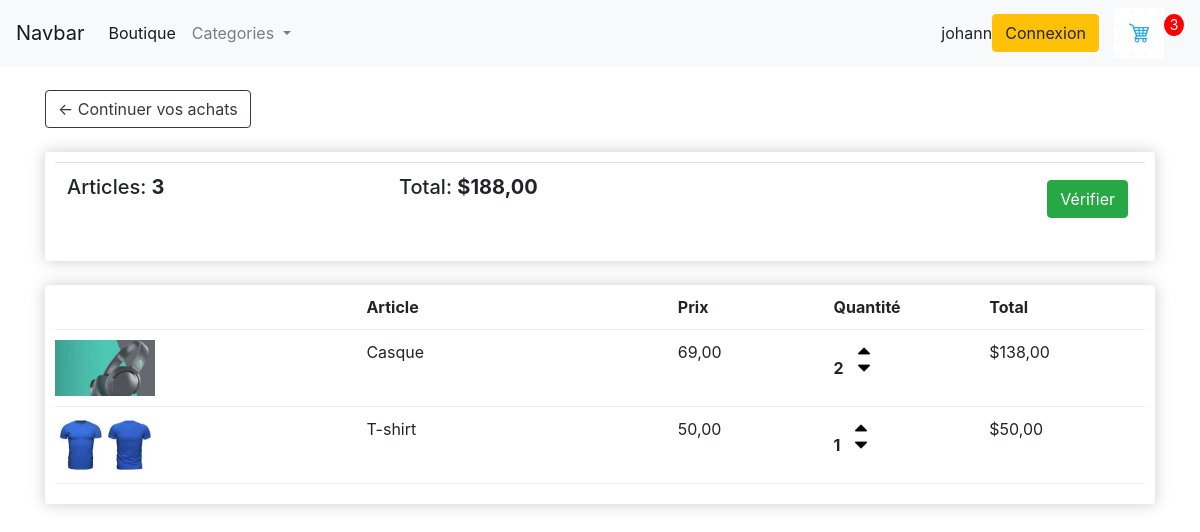
The app's page /panier/ (signed in) with its own data.
### shop/models.py (models this page shows, shortened)
class Commande(models.Model):
    client = models.ForeignKey(Client, on_delete=models.SET_NULL, blank=True, null=True)
    date_commande = models.DateTimeField(auto_now_add=True)
    complete = models.BooleanField(default=False, null=True, blank=True)
    transaction_id = models.CharField(max_length=200, null=True, blank=True)
    status = models.CharField(max_length=200, null=True, blank=True)
    total_trans = models.DecimalField(
        max_digits=10, decimal_places=2, null=True, blank=True
    )
    @property
    def get_panier_total(self):
        arcticles = self.commandearticle_set.all()
        total = sum(arcticle.get_total for arcticle in arcticles)
        return total
    @property
    def get_panier_article(self):
        articles = self.commandearticle_set.all()
        quantite_total = sum(article.quantite for article in articles)
        return quantite_total

class CommandeArticle(models.Model):
    produit = models.ForeignKey(
        Produit, on_delete=models.SET_NULL, blank=True, null=True
    )
    commande = models.ForeignKey(
        Commande, on_delete=models.SET_NULL, blank=True, null=True
    )
    quantite = models.IntegerField(default=0, null=True, blank=True)
    date_added = models.DateTimeField(auto_now_add=True)
    @property
    def get_total(self):
        total = self.produit.price * self.quantite
        return total

class Produit(models.Model):
    categorie = models.ForeignKey(
        Category, on_delete=models.SET_NULL, blank=True, null=True
    )
    name = models.CharField(max_length=100, null=True)
    price = models.DecimalField(decimal_places=2, max_digits=10)
    digital = models.BooleanField(default=False, null=True, blank=True)
    image = models.ImageField(upload_to="shop", null=True, blank=True)
    date_ajout = models.DateTimeField(auto_now=True)
    class Meta:
        ordering = ["-date_ajout"]
    @property
    def imageUrl(self):
        try:
            url = self.image.url
        except:
            url = ""
        return url

### shop/views.py (the view)
# urls.py: path("panier/", views.panier, name="panier"),
def panier(request, *args, **kwargs):
    if request.user.is_authenticated:
        client = request.user.client
        commande, created = Commande.objects.get_or_create(
            client=client, complete=False
        )
        arcticles = commande.commandearticle_set.all()
        nombre_arcticle = commande.get_panier_article
    else:
        arcticles = []
        commande = {"get_panier_total": 0, "get_panier_article": 0}
        nombre_arcticle = commande["get_panier_article"]
    context = {
        "arcticles": arcticles,
        "commande": commande,
        "nombre_arcticle": nombre_arcticle,
    }
    return render(request, "shop/panier.html", context)

### templates/shop/panier.html
{% extends "base.html" %}
{% load static %}
{% block content %}
<br>
<div class="row">
      <div class="col-lg-12">
            <a class="btn btn-outline-dark" href="{% url 'shop:shop' %}">&#x2190; Continuer vos achats</a>
            <br><br>
            <div class="box-element">
                  <table class="table">
                        <tr>
                              <th>
                                    <h5>Articles: <strong>{{commande.get_panier_article}}</strong></h5>
                              </th>
                              <th>
                                    <h5>Total: <strong>${{commande.get_panier_total}}</strong></h5>
                              </th>
                              <th>
                                    <a style="float: right; margin:5px" href="{% url 'shop:commande' %}"
                                          class="btn btn-success">
                                          Vérifier</a>
                              </th>
                        </tr>
                  </table>
            </div>
            <br>
            <div class="box-element">
                  <div class="panier-row">
                        <div style="flex:2"></div>
                        <div style="flex:2"><strong>Article</strong></div>
                        <div style="flex:1"><strong>Prix</strong></div>
                        <div style="flex:1"><strong>Quantité</strong></div>
                        <div style="flex:1"><strong>Total</strong></div>
                  </div>
            {% for arcticle in arcticles %}
                  <div class="panier-row">
                        <div style="flex:2"><img class="row-image" src="{{ arcticle.produit.imageUrl }}" alt="">
                        </div>
                        <div style="flex:2">{{ arcticle.produit.name }}</div>
                        <div style="flex:1">{{ arcticle.produit.price }}</div>
                        <div style="flex:1">
                              <p class="quantite">{{ arcticle.quantite }}</p>
                              <div class="quantite">
                                    <img class="chg-quantite update-panier" data-produit = {{arcticle.produit.pk}} data-action="add" src="{% static 'images/utils/arrow-up.png' %}" alt="">
                                    <img class="chg-quantite update-panier" data-produit = {{arcticle.produit.pk}} data-action="remove" src="{% static 'images/utils/arrow-down.png' %}" alt="">
                              </div>
                        </div>
                        <div style="flex:1">${{arcticle.get_total}}</div>
                  </div>
            {% endfor %}
            </div>
      </div>
</div>
{% endblock content %}

### templates/base.html (shortened to what this page needs)
<!DOCTYPE html>
{% load static %}
<html lang="">
<head>
      <link rel="stylesheet" type="text/css" href="{% static 'css/main.css'%}">
      <link rel="stylesheet" href="https://cdn.jsdelivr.net/npm/bootstrap@4.0.0/dist/css/bootstrap.min.css"
>
</head>
<body>
      <nav class="navbar navbar-expand-lg navbar-light bg-light">
            <a class="navbar-brand" href="#">Navbar</a>
            <div class="collapse navbar-collapse" id="navbarSupportedContent">
                  <ul class="navbar-nav mr-auto">
                        <li class="nav-item">
                              <a class="nav-link active" aria-current="page" href="{% url 'shop:shop' %}">Boutique</a>
                        </li>
                        <li class="nav-item dropdown">
                              <a class="nav-link dropdown-toggle" href="#" role="button" data-bs-toggle="dropdown"
                                    aria-expanded="false">
                                    Categories
                              </a>
                        </li>
                  </ul>
                  <div class="form-inline my-2 my-lg-0">
                        {{request.user}}<br>
                        <a href="#" class="btn btn-warning">Connexion</a>
                        <a href="{% url 'shop:panier' %}">
                              <img id="icon-panier" src="{% static 'images/utils/panier.png' %}" alt="">
                        </a>
                        <p id="total-panier">{{ nombre_arcticle }}</p>
                  </div>
      </nav>
      <div class="container">
            {% block content %}
            {% endblock content %}
      </div>
</body>
</html>

### static/css/main.css (style rules this page uses)
body { background-color: hsl(0, 0%, 98%); }
h1, h2, h3, h4, h5, h6 { color: hsl(0, 0%, 30%); }
.box-element { box-shadow: hsl(0, 0%, 80%) 0 0 16px; background-color: #fff; border-radius: 4px; padding: 10px; }
#icon-panier { width: 50px; display: inline-block; margin-left: 15px; }
#total-panier { display: inline-block; text-align: center; color: #fff; background-color: red; width: 20px; height: 22px; border-radius: 50%; font-size: 14px; }
.btn { border-radius: 0; }
.panier-row { display: flex; align-items: flex-stretch; padding-bottom: 10px; margin-bottom: 10px; border-bottom: 1px solid #ececec; }
.row-image { width: 100px; }
.quantite { display: inline-block; font-weight: 700; padding-right: 10px; }
.chg-quantite { width: 12px; cursor: pointer; display: block; margin-top: 5px; transition: .1s; }

### records on screen
Commande: get_panier_article "3", get_panier_total "188,00"
CommandeArticle: produit.imageUrl (picture), produit.name "Casque", produit.price "69,00", quantite "2", get_total "138,00"
CommandeArticle: produit.imageUrl (picture), produit.name "T-shirt", produit.price "50,00", quantite "1", get_total "50,00"

### other values on screen
{{ request.user }} "johann"
{{ nombre_arcticle }} "3"
